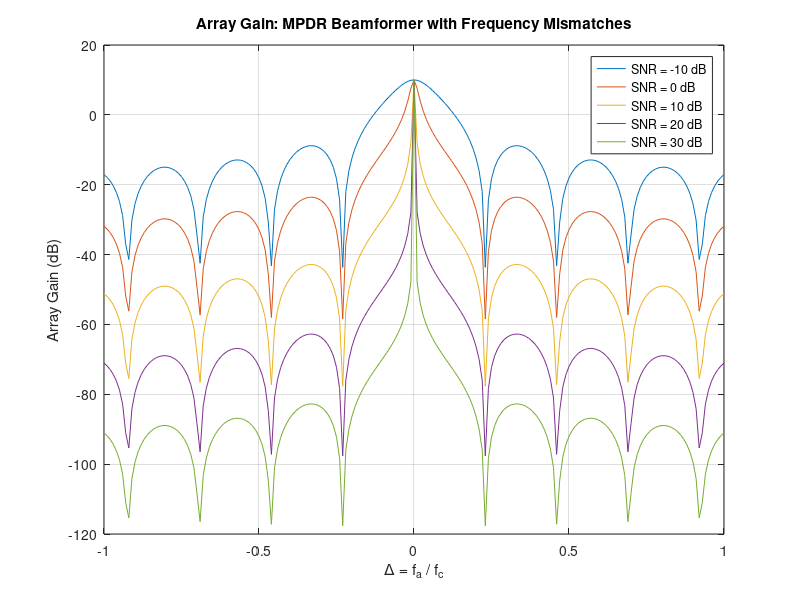

This figure's MATLAB source:
% Script problem6610a.m: Solves Problem 6.6.10 part (a) in Van Trees, Volume IV
% 11/16/03, J.A. Tague

% Initialize parameters for a ten element standard line array

N = 10;
n = N - 1 : -1 : 0;
n = n';

delta = -1 : 0.01 : 1;

% Assume the signal arrives from 30 degrees and calculate its array
% manifold vector.  That vector will be used to build the optimum
% beamformer.

theta = 30 * pi / 180;
v_m = exp(j * pi * cos(theta) * (n - (N - 1) / 2));

AG_1 = zeros(1, length(delta));
AG_2 = zeros(1, length(delta));
AG_3 = zeros(1, length(delta));
AG_4 = zeros(1, length(delta));
AG_5 = zeros(1, length(delta));

% Calculate array gain for SNR = -10 dB

for k = 1 : length(delta)
    SNR = 10^(-10 / 10);
    v_a = exp(j * pi * cos(theta) * (1 + delta(k)) * (n - (N - 1) / 2));
    S_x = SNR * v_a * v_a' + eye(N);
    w = inv(S_x) * v_m / (v_m' * inv(S_x) * v_m);
    AG_1(k) = abs(w' * v_a)^2 / (w' * w);
    AG_1(k) = 10 * log10(real(AG_1(k)));
end

% Calculate array gain for an SNR = 0 dB

for k = 1 : length(delta)
    SNR = 10^(0 / 10);
    v_a = exp(j * pi * cos(theta) * (1 + delta(k)) * (n - (N - 1) / 2));
    S_x = SNR * v_a * v_a' + eye(N);
    w = inv(S_x) * v_m / (v_m' * inv(S_x) * v_m);
    AG_2(k) = abs(w' * v_a)^2 / (w' * w);
    AG_2(k) = 10 * log10(real(AG_2(k)));
end

% Calculate array gain for SNR = 10 dB

for k = 1 : length(delta)
    SNR = 10^(10 / 10);
    v_a = exp(j * pi * cos(theta) * (1 + delta(k)) * (n - (N - 1) / 2));
    S_x = SNR * v_a * v_a' + eye(N);
    w = inv(S_x) * v_m / (v_m' * inv(S_x) * v_m);
    AG_3(k) = abs(w' * v_a)^2 / (w' * w);
    AG_3(k) = 10 * log10(real(AG_3(k)));
end

% Calculate array gain for an SNR = 20 dB

for k = 1 : length(delta)
    SNR = 10^(20 / 10);
    v_a = exp(j * pi * cos(theta) * (1 + delta(k)) * (n - (N - 1) / 2));
    S_x = SNR * v_a * v_a' + eye(N);
    w = inv(S_x) * v_m / (v_m' * inv(S_x) * v_m);
    AG_4(k) = abs(w' * v_a)^2 / (w' * w);
    AG_4(k) = 10 * log10(real(AG_4(k)));
end

% Calculate array gain for an SNR = 30 dB

for k = 1 : length(delta)
    SNR = 10^(30 / 10);
    v_a = exp(j * pi * cos(theta) * (1 + delta(k)) * (n - (N - 1) / 2));
    S_x = SNR * v_a * v_a' + eye(N);
    w = inv(S_x) * v_m / (v_m' * inv(S_x) * v_m);
    AG_5(k) = abs(w' * v_a)^2 / (w' * w);
    AG_5(k) = 10 * log10(real(AG_5(k)));
end

% Plot the results

figure;
plot(delta, AG_1, delta, AG_2, delta, AG_3, delta, AG_4, delta, AG_5);
grid;
xlabel('\Delta = f_a / f_c');
ylabel('Array Gain (dB)');
title('Array Gain: MPDR Beamformer with Frequency Mismatches');
legend('SNR = -10 dB', 'SNR = 0 dB', 'SNR = 10 dB', 'SNR = 20 dB', 'SNR = 30 dB');

